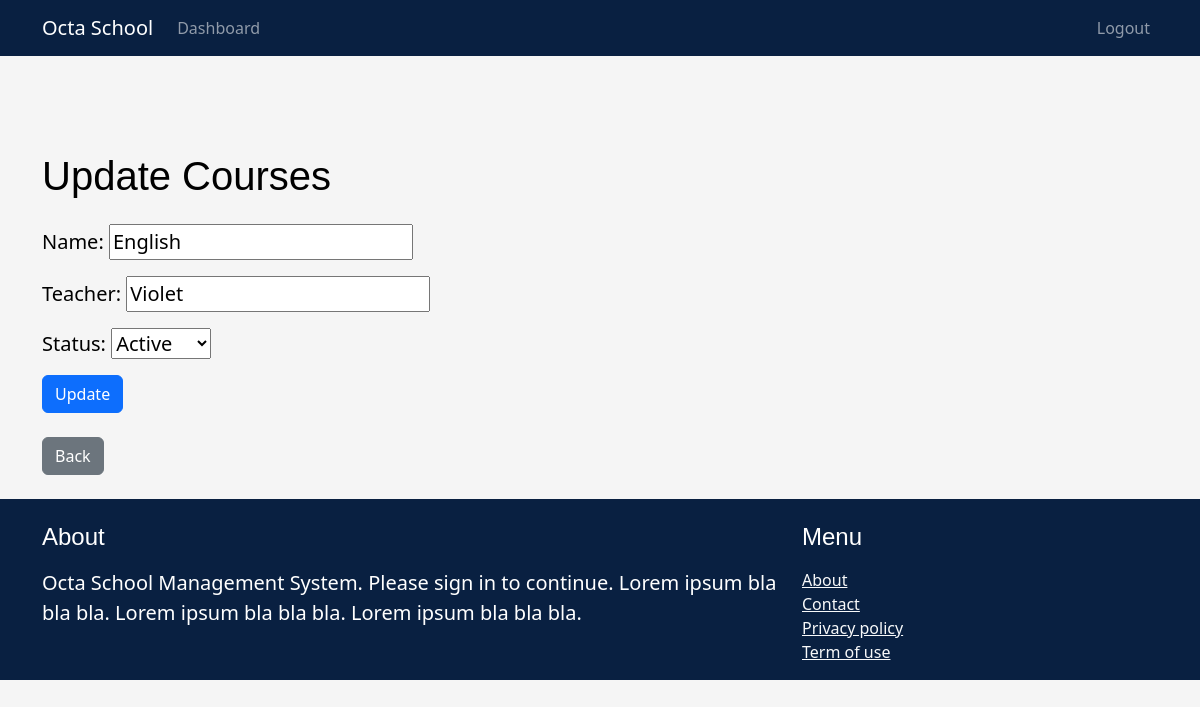
The page /course/updatecourse/1/ (signed in) on the database its author committed.
### course/models.py (models this page shows, shortened)
class Course(models.Model):
    STATUS = (
        ('Pending', 'Pending'),
        ('Active', 'Active')
    )
    name = models.CharField(max_length=100, null=True)
    teacher = models.CharField(max_length=100, null=True)
    status = models.CharField(max_length=100, null=True, choices=STATUS)
    created_by = models.ForeignKey(User, related_name='courses', on_delete=models.CASCADE, null=True)
    created_at = models.DateTimeField(auto_now_add=True, null=True)

### course/views.py (the view)
# urls.py: path('updatecourse/<int:id>/', views.update_course_view2, name='update_course2'),
@login_required
def update_course_view2(request, id):
    course = Course.objects.get(id=id)
    if request.method == 'POST':
        form = UpdateDataForm(request.POST, request.FILES, instance=course)
        if form.is_valid():
            form.save()
        return redirect('update_course')
    else:
        form = UpdateDataForm(instance=course)
    return render(request, 'course/update2.html', {'form': form, 'course': course})

### course/forms.py
class UpdateDataForm(forms.ModelForm):
    class Meta:
        model = Course
        fields = ['name', 'teacher', 'status']

### course/templates/course/update2.html (shortened to what this page needs)
{% extends 'main/base.html' %}
{% block content %}
    <div class="row">
      <div class="col-md">
        <h1 class="mt-5">Update Courses</h1>
        {% if course %}
          <form method="post" enctype="multipart/form-data" class="mt-4">
            {{ form.as_p }}
            <button class="btn btn-primary" type="submit">Update</button>
          </form>
        {% else %}
          <p class="mt-4">Course not found.</p>
        {% endif %}
        <a href="{% url 'list_course' %}" class="mt-4 btn btn-secondary">Back</a>
      </div>
    </div>
{% endblock %}

### static/styles/main.css (style rules this page uses)
body { background-color: whitesmoke; color: #000000; }
h1, h2, h3, h4, h5, h6 { font-family: "Gill Sans", sans-serif; }
p { font-size: 20px; }

### rows shown on the page
Course: name "English", teacher "Violet", status "Active"
